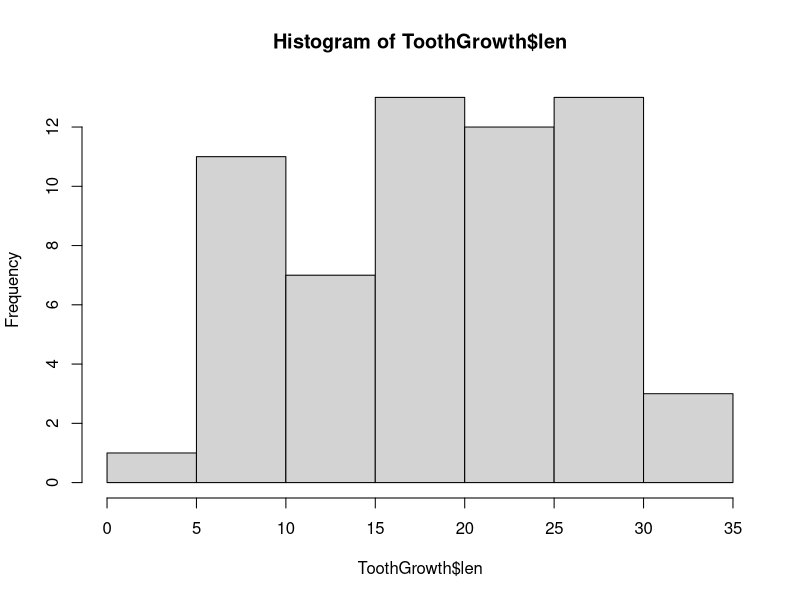
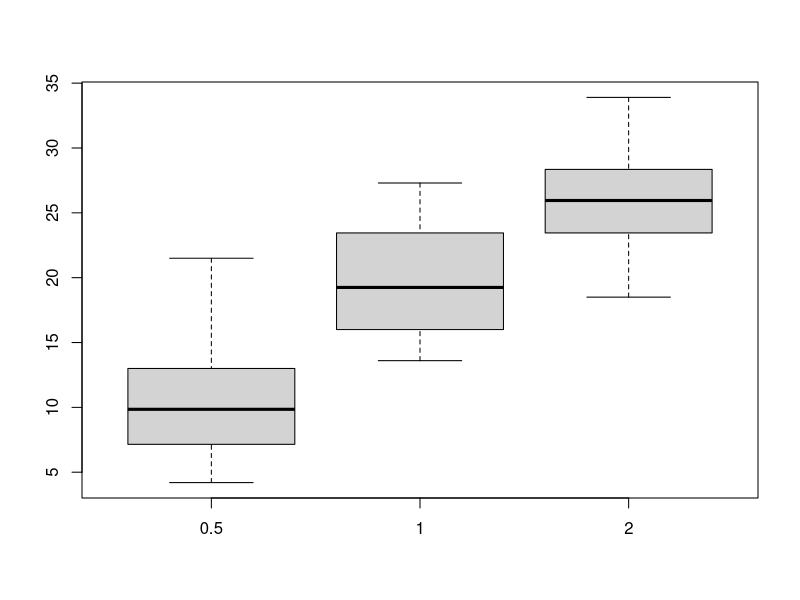
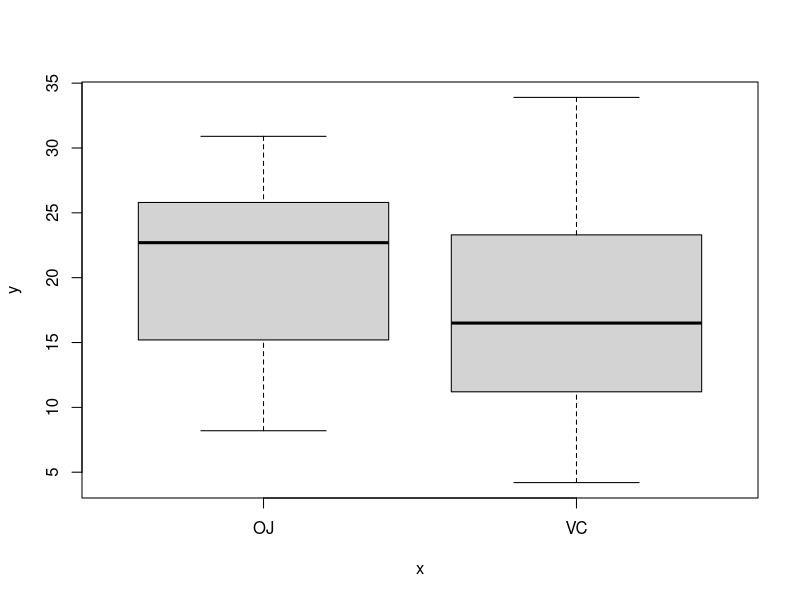
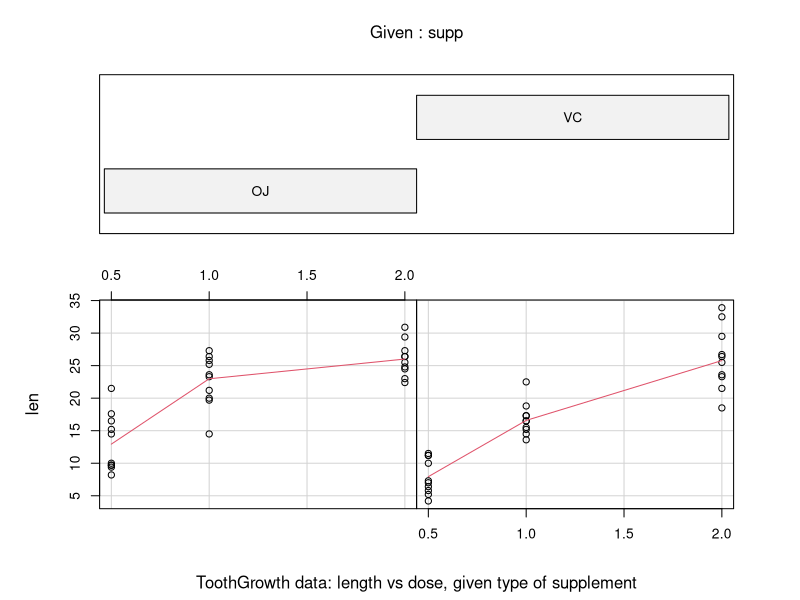

Reproduce these figures in R, in order.
## ---- chunk 1
head(ToothGrowth)
str(ToothGrowth)
summary(ToothGrowth)
hist(ToothGrowth$len)
## ---- chunk 2
boxplot(tapply(ToothGrowth$len, ToothGrowth$dose, as.vector))
plot(ToothGrowth$supp, ToothGrowth$len)
## ---- chunk 3
require(graphics)
coplot(len ~ dose | supp, data = ToothGrowth, panel = panel.smooth,
       xlab = "ToothGrowth data: length vs dose, given type of supplement")
## ---- chunk 4
g1 <- ToothGrowth[ToothGrowth$supp=='OJ',]$len
g2 <- ToothGrowth[ToothGrowth$supp=='VC',]$len
n1 <- length(g1); n2 <- length(g2)
s1 <- var(g1); s2 <- var(g2)
## ---- chunk 5
diff <- g1-g2
mn <- mean(diff); s <- sd(diff)
mn + c(-1,1)*qt(.975,n1-1)*s/sqrt(n1)
## ---- chunk 6
t.test(diff)$conf.int
## ---- chunk 7
mn <- mean(g1) - mean(g2)
pooled_var = ((n1-1)*s1 + (n2-1)*s2)/(n1+n2-2)
mn + c(-1,1)*qt(.975,n1+n2-2)*sqrt(pooled_var * (1/n1+1/n2))
## ---- chunk 8
t.test(g1, g2, paired=F, var.equal=T)$conf.int
## ---- chunk 9
t.test(g1, g2, paired=F, var.equal=F)$conf.int
## ---- chunk 10
qt(0.975, n1-1)
## ---- chunk 11
(mn - 0) / (s/sqrt(n1))
## ---- chunk 12
t.test(diff)
## ---- chunk 13
t.test(g1, g2, paired=F, var.equal=T)
## ---- chunk 14
t.test(g1, g2, paired=F, var.equal=F)
## ---- chunk 15
doses <- combn(c(.5,1,2),2)
for(i in seq_len(ncol(doses))) {
    data <- subset(ToothGrowth, dose==doses[1,i])$len -
        subset(ToothGrowth, dose==doses[2,i])$len
    cat(">>>>> H0: dose of", doses[1,i], "vs. dose of", doses[2,i])
    print(t.test(data))}
